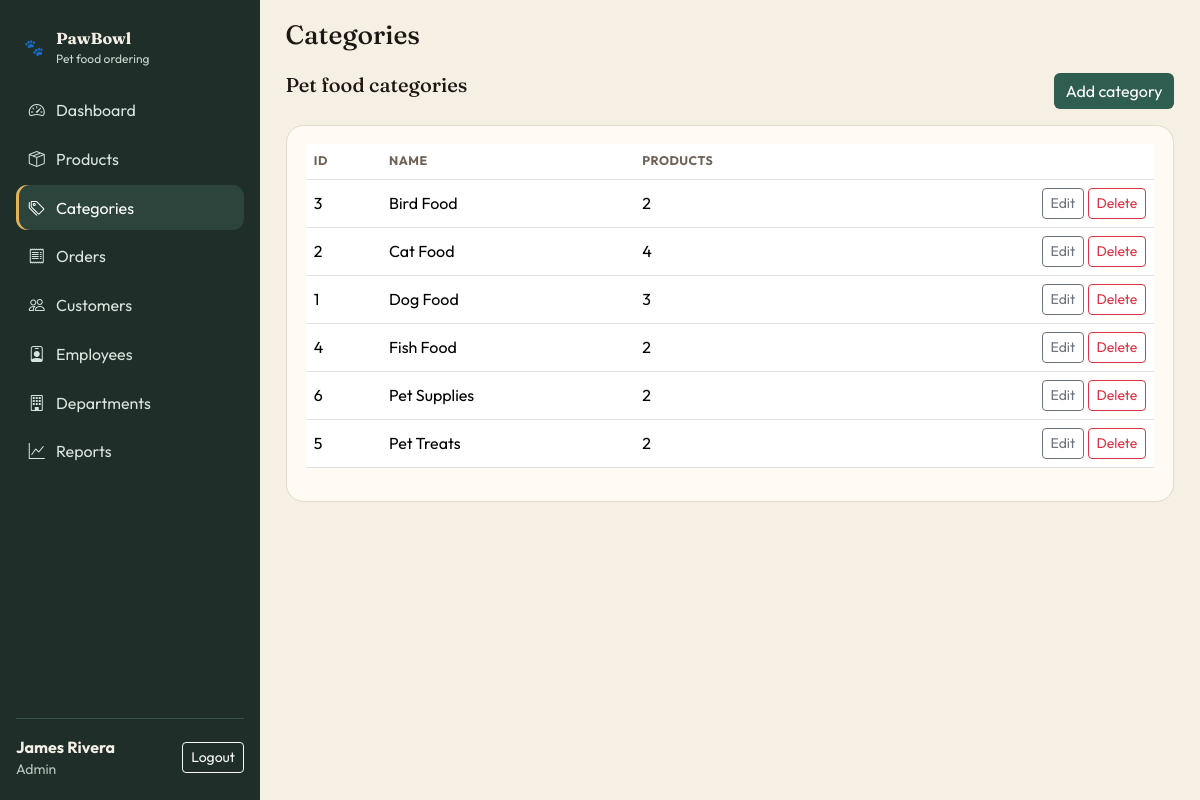
The app's page /admin/categories.php (signed in) with its own data.
### tables this page shows
CREATE TABLE Categories (
  CategoryID INT AUTO_INCREMENT PRIMARY KEY,
  CategoryName VARCHAR(80) NOT NULL UNIQUE
);

### config/db.php (called while the page is built, shortened)
<?php
function db(): PDO
{
    $dsn = 'mysql:host=' . DB_HOST . ';dbname=' . DB_NAME . ';charset=' . DB_CHARSET;
    $pdo = new PDO($dsn, DB_USER, DB_PASS, [
        PDO::ATTR_ERRMODE => PDO::ERRMODE_EXCEPTION,
        PDO::ATTR_DEFAULT_FETCH_MODE => PDO::FETCH_ASSOC,
        PDO::ATTR_EMULATE_PREPARES => false,
    ]);
    return $pdo;
}
function base_url(string $path = ''): string
{
    static $base = null;
    if ($base === null) {
        $doc = rtrim(str_replace('\\', '/', $_SERVER['DOCUMENT_ROOT'] ?? ''), '/');
        $app = rtrim(str_replace('\\', '/', realpath(__DIR__ . '/..') ?: dirname(__DIR__)), '/');
        if ($doc !== '' && str_starts_with($app, $doc)) {
            $base = substr($app, strlen($doc));
        } else {
            $base = '';
        }
    }
    $path = ltrim($path, '/');
    $prefix = $base === '' || $base === false ? '' : $base;
    return $prefix . '/' . $path;
}

### includes/helpers.php (called while the page is built, shortened)
<?php
require_once __DIR__ . '/../config/db.php';
function h(?string $value): string
{
    return htmlspecialchars((string) $value, ENT_QUOTES, 'UTF-8');
}
function fetch_all(string $sql, array $params = []): array
{
    $stmt = db()->prepare($sql);
    $stmt->execute($params);
    return $stmt->fetchAll();
}

### admin/categories.php (the view, shortened to what this page needs)
<?php
require_once __DIR__ . '/../includes/auth.php';
require_once __DIR__ . '/../includes/layout.php';
$user = require_role('Admin');
$cats = fetch_all(
    'SELECT c.*, (SELECT COUNT(*) FROM Products p WHERE p.CategoryID = c.CategoryID) AS ProductCount
     FROM Categories c ORDER BY CategoryName'
);
render_header('Categories', $user);
?>
<div class="d-flex justify-content-between mb-3">
    <h2 class="h5 mb-0">Pet food categories</h2>
    <button class="btn btn-pine" data-bs-toggle="modal" data-bs-target="#create">Add category</button>
</div>
<div class="panel">
    <table class="table align-middle">
        <thead><tr><th>ID</th><th>Name</th><th>Products</th><th></th></tr></thead>
        <tbody>
        <?php foreach ($cats as $c): ?>
            <tr>
                <td><?= (int) $c['CategoryID'] ?></td>
                <td><?= h($c['CategoryName']) ?></td>
                <td><?= (int) $c['ProductCount'] ?></td>
                <td class="text-end">
                    <button class="btn btn-sm btn-outline-secondary" data-bs-toggle="modal" data-bs-target="#e<?= (int) $c['CategoryID'] ?>">Edit</button>
                    <form class="d-inline" method="post" onsubmit="return confirm('Delete this category?')">
                        <button class="btn btn-sm btn-outline-danger">Delete</button>
                    </form>
                </td>
            </tr>
        <?php endforeach; ?>
        </tbody>
    </table>
</div>
<?php render_footer();

### includes/layout.php (shortened to what this page needs)
<?php
function nav_items(string $role): array
{
    if ($role === 'Admin') {
        return [
            ['admin/dashboard.php', 'bi-speedometer2', 'Dashboard'],
            ['admin/products.php', 'bi-box-seam', 'Products'],
            ['admin/categories.php', 'bi-tags', 'Categories'],
            ['admin/orders.php', 'bi-receipt', 'Orders'],
            ['admin/customers.php', 'bi-people', 'Customers'],
            ['admin/employees.php', 'bi-person-badge', 'Employees'],
            ['admin/departments.php', 'bi-building', 'Departments'],
            ['admin/reports.php', 'bi-graph-up', 'Reports'],
        ];
    }
    return [
        ['customer/shop.php', 'bi-shop', 'Shop'],
        ['customer/cart.php', 'bi-bag', 'Cart'],
        ['customer/orders.php', 'bi-clipboard-check', 'My orders'],
        ['customer/profile.php', 'bi-person', 'Profile'],
    ];
}
function current_script(): string
{
    $uri = $_SERVER['SCRIPT_NAME'] ?? '';
    $base = base_url('');
    if ($base !== '' && str_starts_with($uri, $base)) {
        return ltrim(substr($uri, strlen($base)), '/');
    }
    return ltrim($uri, '/');
}
function render_header(string $title, array $user): void
{
    $role = $user['role'];
    $items = nav_items($role);
    $current = current_script();
    ?>
<!DOCTYPE html>
<html lang="en">
<head>
    <link href="https://cdn.jsdelivr.net/npm/bootstrap@5.3.3/dist/css/bootstrap.min.css" rel="stylesheet">
    <link href="https://cdn.jsdelivr.net/npm/bootstrap-icons@1.11.3/font/bootstrap-icons.css" rel="stylesheet">
    <link href="<?= h(base_url('assets/css/style.css')) ?>" rel="stylesheet">
</head>
<body class="app-body">
<div class="app-shell">
    <aside class="sidebar">
        <a class="brand" href="<?= h(base_url($items[0][0])) ?>">
            <span class="brand-mark">🐾</span>
            <span>
                <strong>PawBowl</strong>
                <small>Pet food ordering</small>
            </span>
        </a>
        <nav class="side-nav">
            <?php foreach ($items as [$href, $icon, $label]): ?>
                <a class="side-link <?= $current === $href ? 'active' : '' ?>" href="<?= h(base_url($href)) ?>">
                    <i class="bi <?= h($icon) ?>"></i>
                    <span><?= h($label) ?></span>
                </a>
            <?php endforeach; ?>
        </nav>
        <div class="side-user">
            <div>
                <strong><?= h($user['name']) ?></strong>
                <small><?= h($role) ?></small>
            </div>
            <a class="btn btn-sm btn-outline-light" href="<?= h(base_url('logout.php')) ?>">Logout</a>
        </div>
    </aside>
    <div class="app-main">
        <header class="topbar">
            <h1><?= h($title) ?></h1>
        </header>
        <main class="page-content">
    <?php
}
function render_footer(bool $charts = false): void
{
    ?>
        </main>
    </div>
</div>
</body>
</html>
    <?php
}

### assets/css/style.css (style rules this page uses)
:root { --ink: #1c1712; --paper: #f6efe4; --panel: #fffaf3; --pine: #2f5d50; --pine-dark: #214139; --clay: #c45c26; --gold: #e2b15a; --muted: #6e6256; --line: #e6d9c8; --sidebar: #1f2e28; --danger: #b42318; }
* { box-sizing: border-box; }
body { margin: 0; font-family: 'Outfit', system-ui, sans-serif; color: var(--ink); background: var(--paper); }
h1, h2, .brand strong, .display-font { font-family: 'Fraunces', Georgia, serif; }
.app-shell { display: flex; min-height: 100vh; }
.sidebar { width: 260px; background: var(--sidebar); color: #f4efe6; display: flex; flex-direction: column; padding: 1.25rem 1rem; position: sticky; top: 0; height: 100vh; }
.brand { display: flex; gap: 0.75rem; align-items: center; color: inherit; text-decoration: none; padding: 0.4rem 0.5rem 1.2rem; }
.brand small { display: block; color: #c9d7d0; font-size: 0.75rem; }
.side-nav { display: flex; flex-direction: column; gap: 0.25rem; flex: 1; }
.side-link { display: flex; align-items: center; gap: 0.7rem; color: #d9e4de; text-decoration: none; padding: 0.65rem 0.8rem; border-radius: 0.7rem; }
.side-link:hover, .side-link.active { background: #2c443c; color: #fff; }
.side-link.active { box-shadow: inset 3px 0 0 var(--gold); }
.side-user { border-top: 1px solid #365348; padding-top: 1rem; display: flex; justify-content: space-between; align-items: center; gap: 0.75rem; }
.side-user small { display: block; color: #b7c7c0; }
.app-main { flex: 1; min-width: 0; }
.topbar { display: flex; align-items: center; gap: 0.75rem; padding: 1.2rem 1.6rem 0.4rem; }
.topbar h1 { font-size: 1.65rem; margin: 0; }
.page-content { padding: 1rem 1.6rem 2.5rem; }
.stat-card, .panel { background: var(--panel); border: 1px solid var(--line); border-radius: 1.1rem; padding: 1.1rem 1.2rem; }
.btn-pine { background: var(--pine); color: #fff; border: none; }
.table thead th { font-size: 0.78rem; text-transform: uppercase; letter-spacing: 0.04em; color: var(--muted); }

### records on screen
categories: CategoryID "3", CategoryName "Bird Food", ProductCount "2"
categories: CategoryID "2", CategoryName "Cat Food", ProductCount "4"
categories: CategoryID "1", CategoryName "Dog Food", ProductCount "3"
categories: CategoryID "4", CategoryName "Fish Food", ProductCount "2"
categories: CategoryID "6", CategoryName "Pet Supplies", ProductCount "2"
categories: CategoryID "5", CategoryName "Pet Treats", ProductCount "2"

### other values on screen
$label "Dashboard"
$label "Products"
$label "Categories"
$label "Orders"
$label "Customers"
$label "Employees"
$label "Departments"
$label "Reports"
$user['name'] "James Rivera"
$role "Admin"
$title "Categories"
